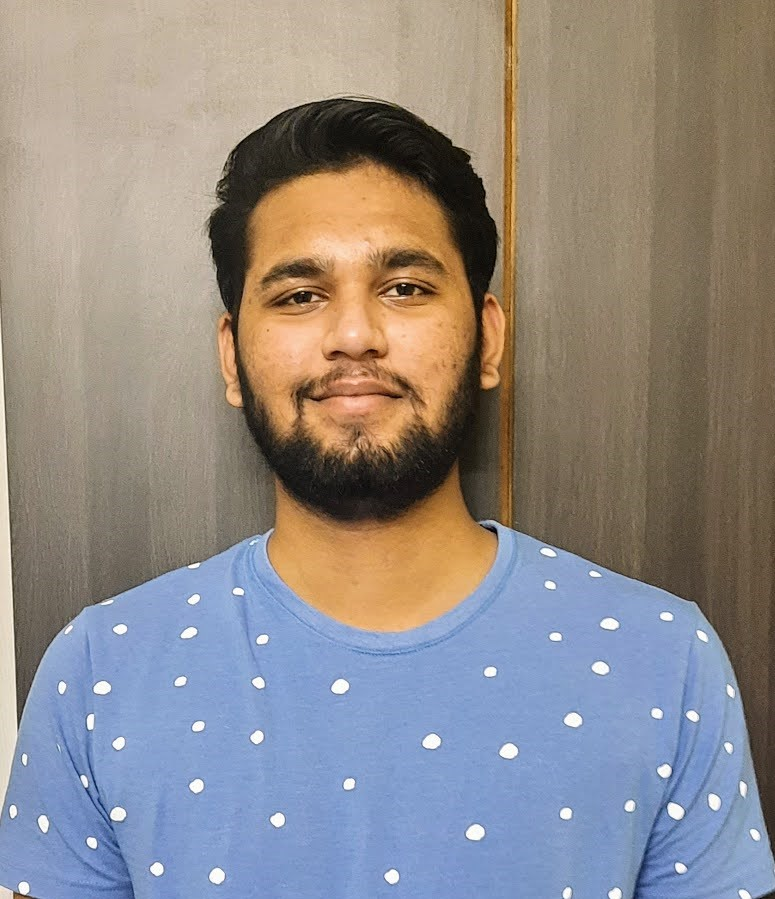
#> input picture skin_tone/input/Vishwarajs_Photo.jpg, 775 x 899 px
$ python -i predictions.py   (imports and definitions only)
#> lines starting #> are read from the running program, lines starting #| are printed output that depends on the picture; after the words box and inside, x2 and y2 are one past the last pixel; in counts of white or black regions, pixels touching at a corner belong together

import joblib
import cv2
from sklearn.cluster import KMeans
from collections import Counter
import imutils
from matplotlib import pyplot as plt
from imutils import paths
import numpy as np

import base64
from io import BytesIO


def plot_image(image):


    rgb_lower = [95,85,36]
    rgb_higher = [255,219,172]
    skin_shades = {
        'dark' : [rgb_lower,[130,116,66]],
        'mild' : [[175,134,66],[200,172,105]],
        'fair':[[200,175,106],[241,194,125]],
        'bright' : [[241,194,125],rgb_higher]
    }
    convert_skintones = {}
    for shade in skin_shades:
        convert_skintones.update({
            shade : [
                (skin_shades[shade][0][0] * 256 * 256) + (skin_shades[shade][0][1] * 256) + skin_shades[shade][0][2],
                (skin_shades[shade][1][0] * 256 * 256) + (skin_shades[shade][1][1] * 256) + skin_shades[shade][1][2]
            ]
        })

    def extractSkin(image):
        img = image.copy()
        black_img = np.zeros((img.shape[0],img.shape[1],img.shape[2]),dtype=np.uint8)
        img = cv2.cvtColor(img, cv2.COLOR_BGR2HSV)

        lower_threshold = np.array([0, 48, 80], dtype=np.uint8)
        print(lower_threshold)
        upper_threshold = np.array([20, 255, 255], dtype=np.uint8)
        print(upper_threshold)

        skinMask = cv2.inRange(img, lower_threshold, upper_threshold)
        skin = cv2.bitwise_and(img, img, mask=skinMask)
        return cv2.cvtColor(skin, cv2.COLOR_HSV2BGR)

    def removeBlack(estimator_labels, estimator_cluster):
        hasBlack = False
        occurance_counter = Counter(estimator_labels)
        def compare(x, y): return Counter(x) == Counter(y)
        for x in occurance_counter.most_common(len(estimator_cluster)):
            color = [int(i) for i in estimator_cluster[x[0]].tolist()]
            if compare(color, [0, 0, 0]) == True:
                del occurance_counter[x[0]]
                hasBlack = True
                estimator_cluster = np.delete(estimator_cluster, x[0], 0)
                break
        return (occurance_counter, estimator_cluster, hasBlack)

    def getColorInformation(estimator_labels, estimator_cluster, hasThresholding=False):
        occurance_counter = None
        colorInformation = []
        hasBlack = False
        if hasThresholding == True:
            (occurance, cluster, black) = removeBlack(
                estimator_labels, estimator_cluster)
            occurance_counter = occurance
            estimator_cluster = cluster
            hasBlack = black
        else:
            occurance_counter = Counter(estimator_labels)
        totalOccurance = sum(occurance_counter.values())
        for x in occurance_counter.most_common(len(estimator_cluster)):
            index = (int(x[0]))
            index = (index-1) if ((hasThresholding & hasBlack)
                                  & (int(index) != 0)) else index
            color = estimator_cluster[index].tolist()
            color_percentage = (x[1]/totalOccurance)
            colorInfo = {"cluster_index": index, "color": color,
                        "color_percentage": color_percentage}
            colorInformation.append(colorInfo)
        return colorInformation

    def extractDominantColor(image, number_of_colors=1, hasThresholding=False):
        if hasThresholding == True:
            number_of_colors += 1
        img = image.copy()
        img = cv2.cvtColor(img, cv2.COLOR_BGR2RGB)
        img = img.reshape((img.shape[0]*img.shape[1]), 3)
        estimator = KMeans(n_clusters=number_of_colors, random_state=0)
        estimator.fit(img)
        colorInformation = getColorInformation(
            estimator.labels_, estimator.cluster_centers_, hasThresholding)
        return colorInformation

    def plotColorBar(colorInformation):
        color_bar = np.zeros((100, 500, 3), dtype="uint8")
        top_x = 0
        for x in colorInformation:
            bottom_x = top_x + (x["color_percentage"] * color_bar.shape[1])
            color = tuple(map(int, (x['color'])))
            cv2.rectangle(color_bar, (int(top_x), 0),
                          (int(bottom_x), color_bar.shape[0]), color, -1)
            top_x = bottom_x
        return color_bar

    def get_plot():

        buffer = BytesIO()
        plt.savefig(buffer, format='png')
        buffer.seek(0)
        image_png = buffer.getvalue()
        plot = base64.b64encode(image_png)
        plot = plot.decode('utf-8')
        buffer.close()
        return plot

    image = imutils.resize(image, width=250)
    plt.subplot(3, 1, 1)
    plt.imshow(cv2.cvtColor(image, cv2.COLOR_BGR2RGB))
    plt.title("Original Image")

    skin = extractSkin(image)
    plt.subplot(3, 1, 2)
    plt.imshow(cv2.cvtColor(skin, cv2.COLOR_BGR2RGB))
    plt.title("Thresholded  Image")

    unprocessed_dominant = extractDominantColor(skin, number_of_colors=1, hasThresholding=True)

    decimal_lower = (rgb_lower[0] * 256 * 256) + (rgb_lower[1] * 256) + rgb_lower[2]
    decimal_higher = (rgb_higher[0] * 256 * 256) + (rgb_higher[1] * 256) + rgb_higher[2]
    dominantColors = []
    for clr in unprocessed_dominant:
        clr_decimal = int((clr['color'][0] * 256 * 256) + (clr['color'][1] * 256) + clr['color'][2])
        if clr_decimal in range(decimal_lower,decimal_higher+1):
            clr['decimal_color'] = clr_decimal
            dominantColors.append(clr)


    print("Color Bar")
    colour_bar = plotColorBar(dominantColors)
    plt.subplot(3, 1, 3)
    plt.axis("off")
    plt.imshow(colour_bar)
    plt.title("Color Bar")
    plt.tight_layout()
    plot = get_plot()

    rgbv=colour_bar[0][0]
    rgbl=list(rgbv)

    loaded_model = joblib.load('skin_tone/ml_model/skintone_detect.sav')
    shade=loaded_model.predict([rgbl])

    skinTone = ""
    print("The predicted skintone is:")
    if shade==[1]:
        skinTone = "DARK"
    elif shade==[2]:
        skinTone = "MILD"
    elif shade==[3]:
        skinTone = "FAIR"


    return  plot, skinTone

>>> import cv2
>>> picture = cv2.imread('input/Vishwarajs_Photo.jpg')
#> picture is the input picture: shape (899, 775, 3); mean B, G, R 136.1, 138.8, 145
>>> result = plot_image(picture)
#> in extractSkin, `img = cv2.cvtColor(img, cv2.COLOR_BGR2HSV)`: img: shape (290, 250, 3); mean H, S, V 47, 80.9, 167.3
#> in extractSkin, `skinMask = cv2.inRange(img, lower_threshold, upper_threshold)`:
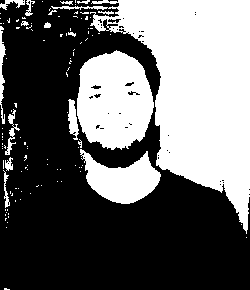
#> skinMask: shape (290, 250); 40.6% white; 115 white regions (99 under 20 px), largest, box (x1, y1, x2, y2) and area: (51, 0, 250, 234) 19512, (77, 50, 154, 150) 5860, (80, 149, 161, 204) 2490
#> in extractSkin, `skin = cv2.bitwise_and(img, img, mask=skinMask)`: skin: shape (290, 250, 3); mean H, S, V 6.8, 38.9, 63.4
#> in extractSkin, `return cv2.cvtColor(skin, cv2.COLOR_HSV2BGR)`:
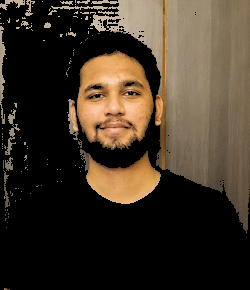
#> returned value: shape (290, 250, 3); mean B, G, R 38.6, 51.8, 63.4
#> in plot_image, `unprocessed_dominant = extractDominantColor(skin, number_of_colors=1, ..`: unprocessed_dominant = 1 item
#> the loop in plot_image, `for clr in unprocessed_dominant:` made 1 pass
#> clr_decimal on pass 1: 10291600
#> the loop in plotColorBar, `for x in colorInformation:` made 1 pass
#> (bottom_x, color, top_x) on pass 1: (500, (156, 128, 95), 500)
#> after the loop in plotColorBar, `for x in colorInformation:`:
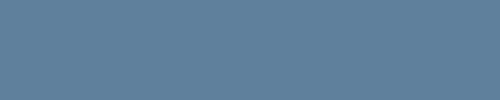
#> color_bar: shape (100, 500, 3); mean of channels 0, 1, 2 156, 128, 95; drawn as B, G, R
#> in get_plot, `plt.savefig(buffer, format='png')`:
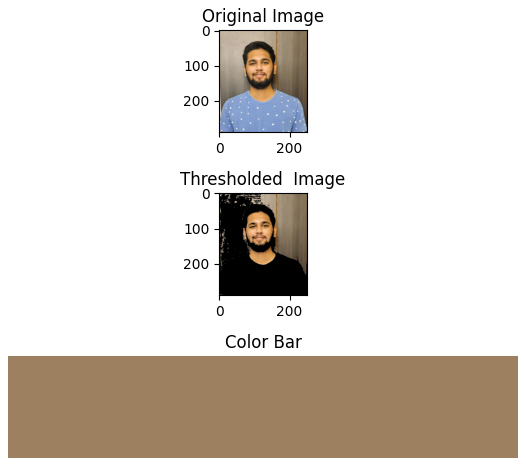
#> figure drawn by matplotlib, 3 panels
#> in plot_image, `rgbv=colour_bar[0][0]`: rgbv = [156, 128, 95]
#> (the run stopped early here; a loop or call above may not have finished)
